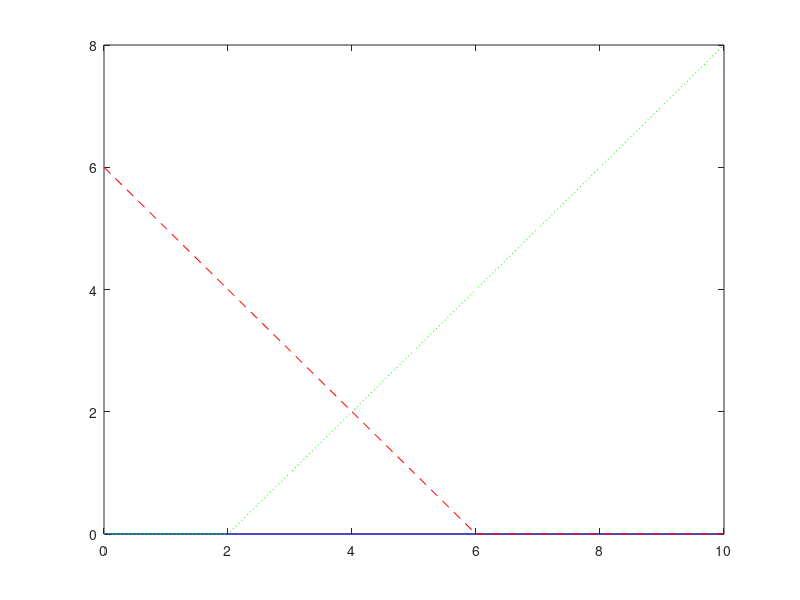

This figure's MATLAB source:
clc;
clear;
A = [-1 -3; 1 1; 1 -1];
B = [10; 6; 2];
y1 = 0 : 1 : max(B);
Y = y1;

X11 = (B(1)-A(1,1).*Y)./A(1,2);
X12 = (B(2)-A(2,1).*Y)./A(2,2);
X13 = (B(3)-A(3,1).*Y)./A(3,2);

X11 = max(0, X11);
X12 = max(0, X12);
X13 = max(0, X13);

plot(y1, X11, 'b-', y1, X12, 'r--', y1, X13, 'g:')

% corner point
% cx1 = find(Y==0);
% c1 = find(X11 == 0);
% disp(cx1)
% disp(c1)
% line1 = [Y(:,[c1,cx1]);x11(:,[c1,cx1])]';

% c2 = find(X11 == 0);
% line2 = [Y(:,[c2,cx1]);x21(:,[c2,cx1])]';

% c3 = find(X11 == 0);
% line3 = [Y(:,[c3,cx1]);x31(:,[c3,cx1])]';




% corner point
cx1 = find(Y==0);
c1 = find(X11 == 0);
c2 = find(X12 == 0);
c3 = find(X13 == 0);

 line1 = [Y([c1,cx1]); X11([c1,cx1])]';
 line2 = [Y([c2,cx1]); X12([c2,cx1])]';
 line3 = [Y([c3,cx1]); X13([c3,cx1])]';

corpt = unique([line1; line2; line3],'rows');
disp(corpt)
